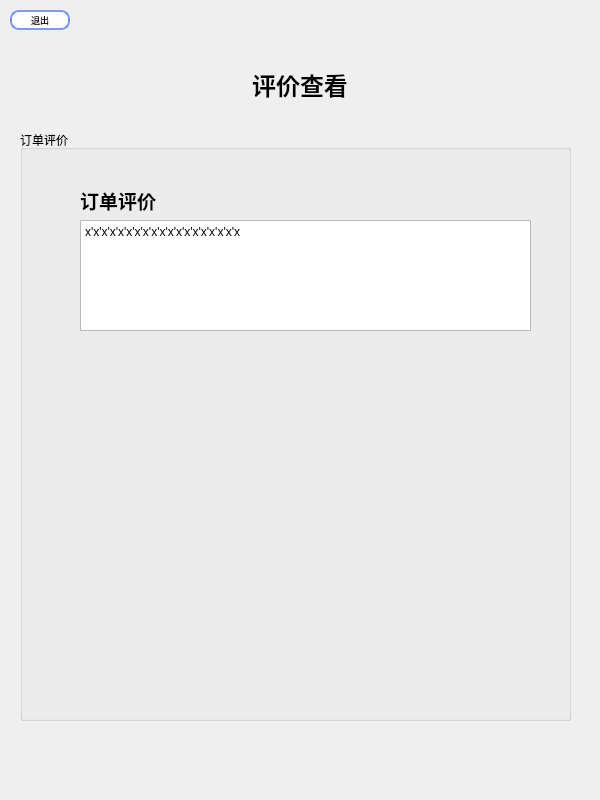
<?xml version="1.0" encoding="UTF-8"?>
<ui version="4.0">
 <class>order_review</class>
 <widget class="QWidget" name="order_review">
  <property name="geometry">
   <rect>
    <x>0</x>
    <y>0</y>
    <width>600</width>
    <height>800</height>
   </rect>
  </property>
  <property name="minimumSize">
   <size>
    <width>600</width>
    <height>800</height>
   </size>
  </property>
  <property name="windowTitle">
   <string>果粒橙外卖-配送端</string>
  </property>
  <property name="windowIcon">
   <iconset resource="../Image.qrc">
    <normaloff>:/image/lt_cml.jpg</normaloff>:/image/lt_cml.jpg</iconset>
  </property>
  <widget class="QLabel" name="label_6">
   <property name="geometry">
    <rect>
     <x>0</x>
     <y>0</y>
     <width>600</width>
     <height>800</height>
    </rect>
   </property>
   <property name="styleSheet">
    <string notr="true">background-image: url(:/image/bg_2.png);</string>
   </property>
   <property name="text">
    <string/>
   </property>
  </widget>
  <widget class="QPushButton" name="pushButton">
   <property name="geometry">
    <rect>
     <x>10</x>
     <y>10</y>
     <width>60</width>
     <height>20</height>
    </rect>
   </property>
   <property name="minimumSize">
    <size>
     <width>60</width>
     <height>20</height>
    </size>
   </property>
   <property name="maximumSize">
    <size>
     <width>60</width>
     <height>20</height>
    </size>
   </property>
   <property name="styleSheet">
    <string notr="true">QPushButton {
    background-color: #ffffff; /* 默认背景色，使用 #fad37f */
    border: 2px solid rgba(99, 132, 233, 0.8); /* 边框颜色 */
    border-radius: 9px; /* 圆角 */
    color: #000000; /* 文本颜色，黑色 */
    font-size: 9px;
}

QPushButton:hover {
	color: #ffffff;
    background-color: rgba(99, 132, 233, 0.8); /* 悬浮时背景颜色 */
    border: none; /* 悬浮时无边框 */
}

QPushButton:pressed {
    background-color: #b0c4de; /* 按下时背景颜色，稍微偏亮的蓝色 */
    border-color: #4682b4; /* 按下时边框颜色 */
    transform: scale(0.95); /* 按下时按钮略微缩小 */
}
</string>
   </property>
   <property name="text">
    <string>退出</string>
   </property>
  </widget>
  <widget class="QLabel" name="label">
   <property name="geometry">
    <rect>
     <x>245</x>
     <y>60</y>
     <width>110</width>
     <height>50</height>
    </rect>
   </property>
   <property name="minimumSize">
    <size>
     <width>110</width>
     <height>50</height>
    </size>
   </property>
   <property name="maximumSize">
    <size>
     <width>110</width>
     <height>50</height>
    </size>
   </property>
   <property name="font">
    <font>
     <pointsize>14</pointsize>
     <bold>true</bold>
    </font>
   </property>
   <property name="text">
    <string>&lt;html&gt;&lt;head/&gt;&lt;body&gt;&lt;p align=&quot;center&quot;&gt;&lt;span style=&quot; font-size:18pt;&quot;&gt;评价查看&lt;/span&gt;&lt;/p&gt;&lt;/body&gt;&lt;/html&gt;</string>
   </property>
  </widget>
  <widget class="QGroupBox" name="groupBox">
   <property name="geometry">
    <rect>
     <x>20</x>
     <y>130</y>
     <width>551</width>
     <height>591</height>
    </rect>
   </property>
   <property name="title">
    <string>订单评价</string>
   </property>
   <widget class="QTextBrowser" name="textBrowser_2">
    <property name="geometry">
     <rect>
      <x>60</x>
      <y>90</y>
      <width>451</width>
      <height>111</height>
     </rect>
    </property>
    <property name="html">
     <string>&lt;!DOCTYPE HTML PUBLIC &quot;-//W3C//DTD HTML 4.0//EN&quot; &quot;http://www.w3.org/TR/REC-html40/strict.dtd&quot;&gt;
&lt;html&gt;&lt;head&gt;&lt;meta name=&quot;qrichtext&quot; content=&quot;1&quot; /&gt;&lt;meta charset=&quot;utf-8&quot; /&gt;&lt;style type=&quot;text/css&quot;&gt;
p, li { white-space: pre-wrap; }
hr { height: 1px; border-width: 0; }
li.unchecked::marker { content: &quot;\2610&quot;; }
li.checked::marker { content: &quot;\2612&quot;; }
&lt;/style&gt;&lt;/head&gt;&lt;body style=&quot; font-family:'Microsoft YaHei UI'; font-size:9pt; font-weight:400; font-style:normal;&quot;&gt;
&lt;p style=&quot; margin-top:0px; margin-bottom:0px; margin-left:0px; margin-right:0px; -qt-block-indent:0; text-indent:0px;&quot;&gt;x'x'x'x'x'x'x'x'x'x'x'x'x'x'x'x'x'x'x&lt;/p&gt;&lt;/body&gt;&lt;/html&gt;</string>
    </property>
   </widget>
   <widget class="QLabel" name="label_3">
    <property name="geometry">
     <rect>
      <x>60</x>
      <y>40</y>
      <width>111</width>
      <height>61</height>
     </rect>
    </property>
    <property name="text">
     <string>&lt;html&gt;&lt;head/&gt;&lt;body&gt;&lt;p&gt;&lt;span style=&quot; font-size:14pt; font-weight:700;&quot;&gt;订单评价&lt;/span&gt;&lt;/p&gt;&lt;/body&gt;&lt;/html&gt;</string>
    </property>
   </widget>
  </widget>
 </widget>
 <resources>
  <include location="../Image.qrc"/>
 </resources>
 <connections/>
</ui>
